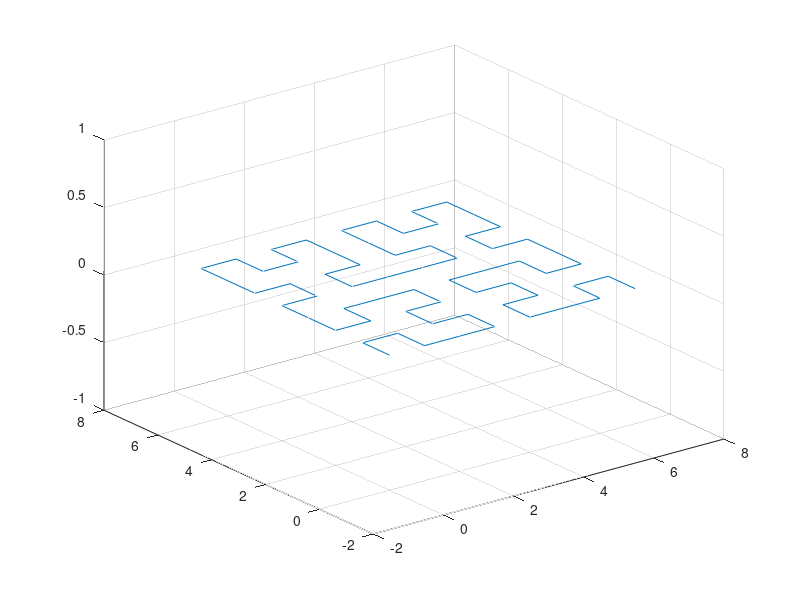

Recreate this plot in MATLAB.
clear
clc

dir = [1 0 0]';

% + -
Ru = @(a) [
     cos(a)  sin(a)       0;
    -sin(a)  cos(a)       0;
          0       0       1];

% & ^
Rl = @(a) [
     cos(a)       0 -sin(a);
          0       1       0;
     sin(a)       0  cos(a)];

% \ /
Rh = @(a) [
          1       0       0;
          0  cos(a) -sin(a);
          0  sin(a)  cos(a)];

R = @(a) Ru(a(1)) * Rl(a(2)) * Rh(a(3));

pos = [0 0 0]';
vs = [pos'];
%s = '^\XF^\XFX-F^//XFX&F+//XFX-F/X-/';
s = '-+-BF+AFA+FB-F-+AF-BFB-FA+F+AF-BFB-FA+-F-BF+AFA+FB-+F+-+AF-BFB-FA+F+-BF+AFA+FB-F-BF+AFA+FB-+F+AF-BFB-FA+-F-+AF-BFB-FA+F+-BF+AFA+FB-F-BF+AFA+FB-+F+AF-BFB-FA+-+F+-BF+AFA+FB-F-+AF-BFB-FA+F+AF-BFB-FA+-F-BF+AFA+FB-+-';
angs = [0 0 0];
phi = 0.5 * pi;
for ns = 1:length(s)
    switch s(ns)
        case 'F'
            vs = [vs; pos + (R(angs) * dir)'];
            pos = vs(length(vs), :);
        case '+'
            angs(1) = angs(1) + phi;
        case '-'
            angs(1) = angs(1) - phi;
        case '&'
            angs(2) = angs(2) + phi;
        case '^'
            angs(2) = angs(2) - phi;
        case '\'
            angs(3) = angs(3) + phi;
        case '/'
            angs(3) = angs(3) - phi;
    end
end

vst = vs';
xs = vst(1,:);
ys = vst(2,:);
zs = vst(3,:);
plot3(xs, ys, zs)
grid on
rotate3d
